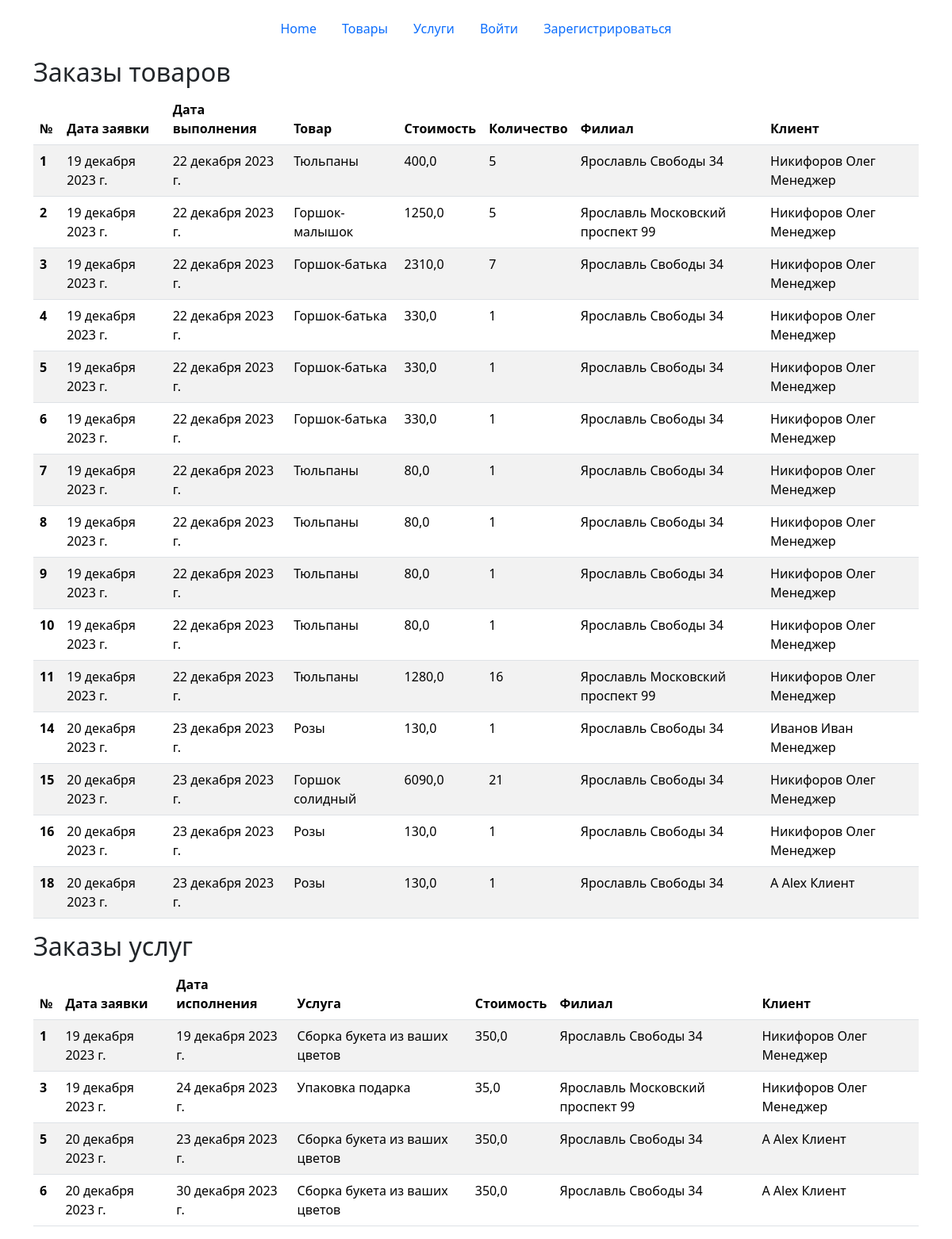
Page /all_orders/ on the earlier database version.
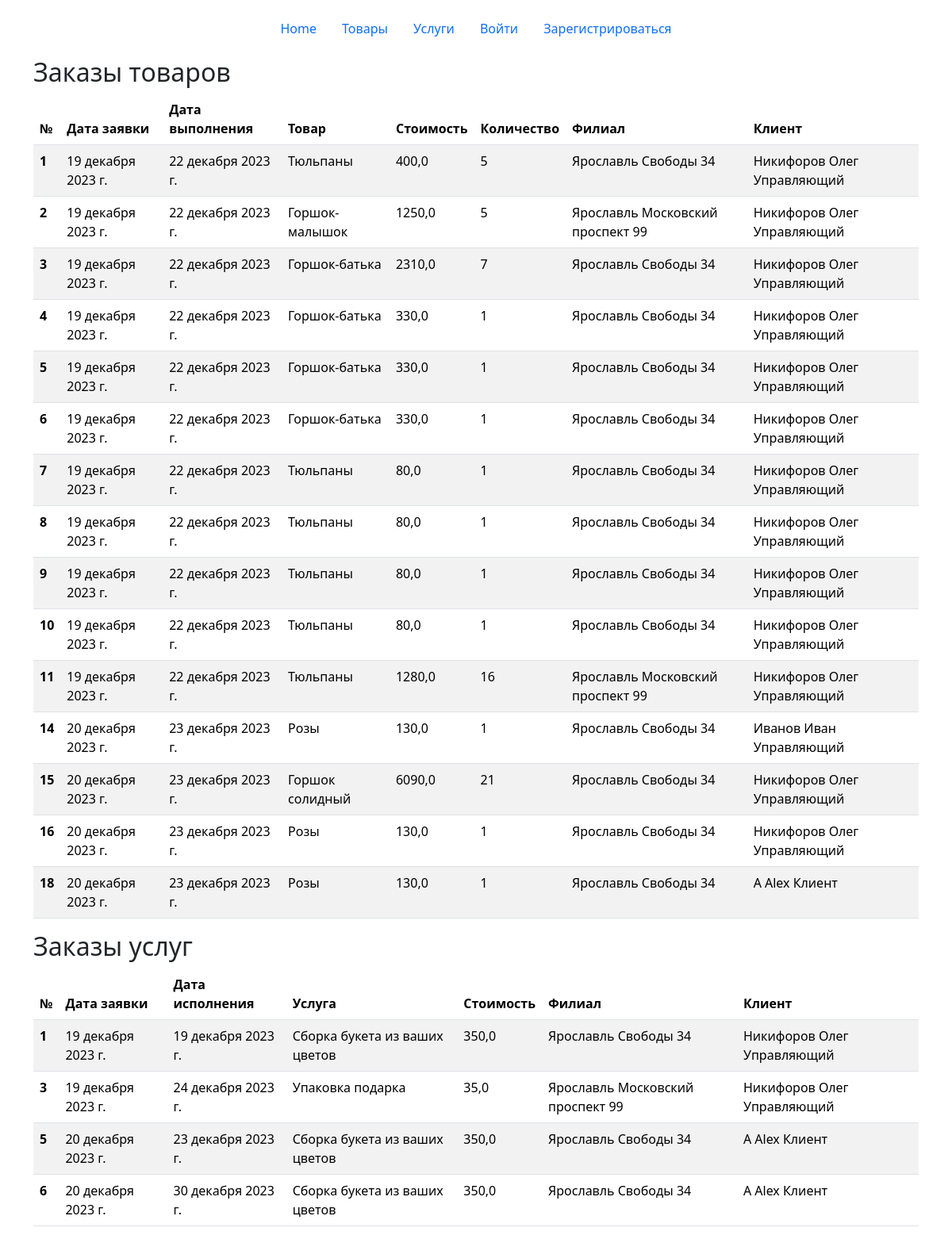
Same page on the later database version.
### main/models.py (models this page shows, shortened)
class Product_order(models.Model):
    client = models.ForeignKey(Users, on_delete=models.CASCADE, verbose_name='Клиент', blank=True, null=True)
    product = models.ForeignKey(Products, on_delete=models.CASCADE, verbose_name='Продукт', blank=True, null=True)
    filial = models.ForeignKey(Filials, on_delete=models.CASCADE, verbose_name='Филиал', blank=True, null=True)
    registration_date = models.DateField(verbose_name='Дата заявки', blank=True, null=True)
    date_completion = models.DateField(verbose_name='Дата выполнения', blank=True, null=True)
    cost = models.FloatField(verbose_name='Стоимость', blank=True, null=True)
    quantity = models.IntegerField(verbose_name='Количество', blank=True, null=True)
    class Meta:
        verbose_name = 'Заказ на товар'
        verbose_name_plural = 'Заказы на товары'

class Users(AbstractUser):
    patronymic = models.CharField(max_length=50, verbose_name='Отчество', blank=True, null=True)
    phone = models.CharField(max_length=50, verbose_name='Телефон', blank=True, null=True)
    role = models.ForeignKey(Roles, on_delete=models.CASCADE, verbose_name='Роль', blank=True, null=True)
    filial = models.ForeignKey(Filials, on_delete=models.CASCADE, verbose_name='Филиал', blank=True, null=True)
    def __str__(self):
        return f'{self.last_name} {self.first_name} {self.role}'
    class Meta:
        verbose_name = 'Пользователь'
        verbose_name_plural = 'Пользователи'

class Roles(models.Model):
    name = models.CharField(max_length=50, verbose_name='Роль', blank=True, null=True)
    def __str__(self):
        return self.name
    class Meta:
        verbose_name = 'Роль'
        verbose_name_plural = 'Роли'

class Service_order(models.Model):
    client = models.ForeignKey(Users, on_delete=models.CASCADE, verbose_name='Клиент', blank=True, null=True)
    service = models.ForeignKey(Services, on_delete=models.CASCADE, verbose_name='Услуга', blank=True, null=True)
    filial = models.ForeignKey(Filials, on_delete=models.CASCADE, verbose_name='Филиал', blank=True, null=True)
    registration_date = models.DateField(verbose_name='Дата заявки', blank=True, null=True)
    date_completion = models.DateField(verbose_name='Дата выполнения', blank=True, null=True)
    cost = models.FloatField(verbose_name='Стоимость', blank=True, null=True)
    class Meta:
        verbose_name = 'Заказ на услугу'
        verbose_name_plural = 'Заказы на услуги'

class Products(models.Model):
    name = models.CharField(max_length=50, verbose_name='Название', blank=True, null=True)
    type_product = models.ForeignKey(Types_products, on_delete=models.CASCADE, verbose_name='Тип продукта', blank=True,
                                     null=True)
    cost = models.FloatField(verbose_name='Стоимость', blank=True, null=True)
    photo = models.ImageField(upload_to='products', verbose_name='Фото', blank=True, null=True)
    stock_balance = models.IntegerField(verbose_name='Остаток на складе', blank=True, null=True)
    sheif_life = models.IntegerField(verbose_name='Срок годности', blank=True, null=True)
    def __str__(self):
        return f'{self.name}'
    class Meta:
        verbose_name = 'Товар'
        verbose_name_plural = 'Товары'

class Filials(models.Model):
    city = models.CharField(max_length=50, verbose_name='Город', blank=True, null=True)
    street = models.CharField(max_length=50, verbose_name='Улица', blank=True, null=True)
    house = models.CharField(max_length=50, verbose_name='Дом', blank=True, null=True)
    email = models.CharField(max_length=50, verbose_name='Email', blank=True, null=True)
    phone = models.CharField(max_length=50, verbose_name='Телефон', blank=True, null=True)
    def __str__(self):
        return f'{self.city} {self.street} {self.house}'
    class Meta:
        verbose_name = 'Филиал'
        verbose_name_plural = 'Филиалы'

class Services(models.Model):
    name = models.CharField(max_length=50, verbose_name='Название', blank=True, null=True)
    cost = models.CharField(max_length=50, verbose_name='Стоимость', blank=True, null=True)
    description = models.TextField(verbose_name='Описание', blank=True, null=True)
    def __str__(self):
        return f'{self.name}'
    class Meta:
        verbose_name = 'Услуга'
        verbose_name_plural = 'Услуги'

### main/views.py (the view)
# urls.py: path('all_orders/', views.all_orders, name='all_orders'),
def all_orders(request):
    orders = Product_order.objects.all()
    services = Service_order.objects.all()
    it_all = True
    if len(orders) == 0 and len(services) == 0:
        return render(request, 'orders.html', {'products_error': 'Нет заказов', 'services_error': 'Нет заказов'})
    elif len(orders) == 0:
        return render(request, 'orders.html', {'products_error': 'Нет заказов', 'services': services, 'it_all': it_all})
    elif len(services) == 0:
        return render(request, 'orders.html', {'orders': orders, 'services_error': 'Нет заказов', 'it_all': it_all})
    else:
        return render(request, 'orders.html', {'orders': orders, 'services': services, 'it_all': it_all})

### templates/orders.html
{% extends 'navbar.html' %}
{% block content %}
    <div class="container">
        <h2>Заказы товаров</h2>
        {% if products_error %}
            <div class="alert alert-info" role="alert">
                {{ products_error }}
            </div>
        {% else %}
            <table class="table table-striped">
                <thead>
                <tr>
                    <th scope="col">№</th>
                    <th scope="col">Дата заявки</th>
                    <th scope="col">Дата выполнения</th>
                    <th scope="col">Товар</th>
                    <th scope="col">Стоимость</th>
                    <th scope="col">Количество</th>
                    <th scope="col">Филиал</th>
                    {% if it_all %}
                        <th scope="col">Клиент</th>
                    {% endif %}
                </tr>
                </thead>
                <tbody>
                {% for order in orders %}
                    <tr>
                        <th scope="row">{{ order.id }}</th>
                        <td>{{ order.registration_date }}</td>
                        <td>{{ order.date_completion }}</td>
                        <td>{{ order.product }}</td>
                        <td>{{ order.cost }}</td>
                        <td>{{ order.quantity }}</td>
                        <td>{{ order.filial }}</td>
                        {% if it_all %}
                            <td>{{ order.client }}</td>
                        {% endif %}
                    </tr>
                {% endfor %}
                </tbody>
            </table>
        {% endif %}
        <h2>Заказы услуг</h2>
        {% if services_error %}
            <div class="alert alert-info" role="alert">
                {{ services_error }}
            </div>
        {% else %}
            <table class="table table-striped">
                <thead>
                <tr>
                    <th scope="col">№</th>
                    <th scope="col">Дата заявки</th>
                    <th scope="col">Дата исполнения</th>
                    <th scope="col">Услуга</th>
                    <th scope="col">Стоимость</th>
                    <th scope="col">Филиал</th>
                    {% if it_all %}
                        <th scope="col">Клиент</th>
                    {% endif %}
                </tr>
                </thead>
                <tbody>
                {% for service in services %}
                    <tr>
                        <th scope="row">{{ service.id }}</th>
                        <td>{{ service.registration_date }}</td>
                        <td>{{ service.date_completion }}</td>
                        <td>{{ service.service }}</td>
                        <td>{{ service.cost }}</td>
                        <td>{{ service.filial }}</td>
                        {% if it_all %}
                            <td>{{ service.client }}</td>
                        {% endif %}
                    </tr>
                {% endfor %}
                </tbody>
            </table>
        {% endif %}
    </div>
{% endblock %}

Differences in the rows shown:
changed through a linked row, Product_order id 1: client "Никифоров Олег Менеджер" → "Никифоров Олег Управляющий"
changed through a linked row, Product_order "Горшок-малышок": client "Никифоров Олег Менеджер" → "Никифоров Олег Управляющий"
changed through a linked row, Product_order id 3: client "Никифоров Олег Менеджер" → "Никифоров Олег Управляющий"
changed through a linked row, Product_order id 4: client "Никифоров Олег Менеджер" → "Никифоров Олег Управляющий"
changed through a linked row, Product_order id 5: client "Никифоров Олег Менеджер" → "Никифоров Олег Управляющий"
changed through a linked row, Product_order id 6: client "Никифоров Олег Менеджер" → "Никифоров Олег Управляющий"
changed through a linked row, Product_order id 7: client "Никифоров Олег Менеджер" → "Никифоров Олег Управляющий"
changed through a linked row, Product_order id 8: client "Никифоров Олег Менеджер" → "Никифоров Олег Управляющий"
changed through a linked row, Product_order id 9: client "Никифоров Олег Менеджер" → "Никифоров Олег Управляющий"
changed through a linked row, Product_order id 10: client "Никифоров Олег Менеджер" → "Никифоров Олег Управляющий"
changed through a linked row, Product_order id 11: client "Никифоров Олег Менеджер" → "Никифоров Олег Управляющий"
changed through a linked row, Product_order id 14: client "Иванов Иван Менеджер" → "Иванов Иван Управляющий"
changed through a linked row, Product_order "Горшок солидный": client "Никифоров Олег Менеджер" → "Никифоров Олег Управляющий"
changed through a linked row, Product_order id 16: client "Никифоров Олег Менеджер" → "Никифоров Олег Управляющий"
changed through a linked row, Service_order id 1: client "Никифоров Олег Менеджер" → "Никифоров Олег Управляющий"
changed through a linked row, Service_order "24 декабря 2023 г.": client "Никифоров Олег Менеджер" → "Никифоров Олег Управляющий"
